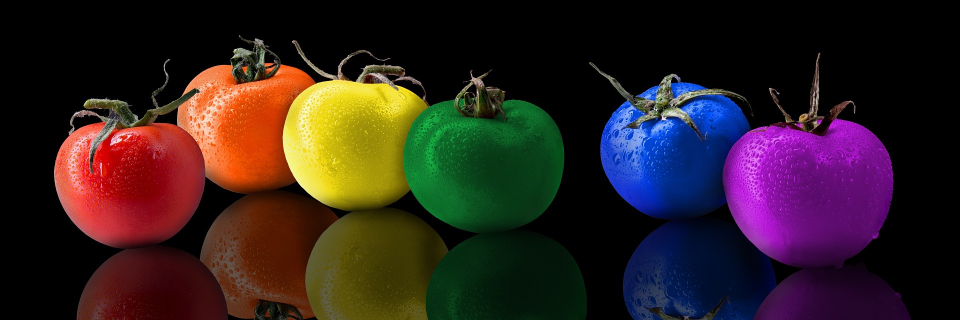
#> input picture images/fruit_1.jpg, 1920 x 640 px (shown at 1/2 size)
$ python array_merge_1.py
#> lines starting #> are read from the running program, lines starting #| are printed output that depends on the picture; after the words box and inside, x2 and y2 are one past the last pixel; in counts of white or black regions, pixels touching at a corner belong together
import cv2

src = cv2.imread("images/fruit_1.jpg", cv2.IMREAD_COLOR)
#> src is the input picture: shape (640, 1920, 3); mean B, G, R 31.7, 32.7, 48.2
print(src.shape)
#| (640, 1920, 3)

hsv = cv2.cvtColor(src, cv2.COLOR_BGR2HSV)
#> hsv: shape (640, 1920, 3); mean H, S, V 44.6, 125.1, 63.6
h, s, v = cv2.split(hsv)
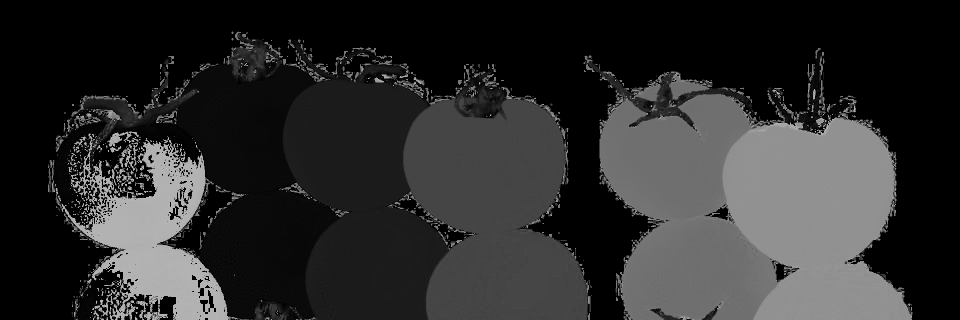
#> h: shape (640, 1920) (shown at 1/2 size); min 0, max 179, mean 44.6
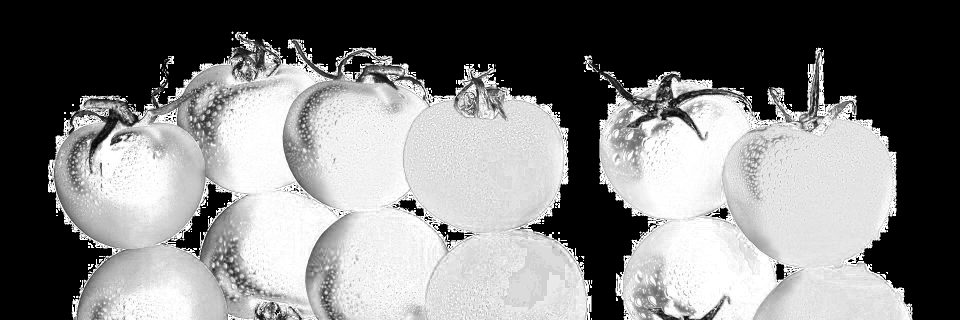
#> s: shape (640, 1920) (shown at 1/2 size); min 0, max 255, mean 125.1
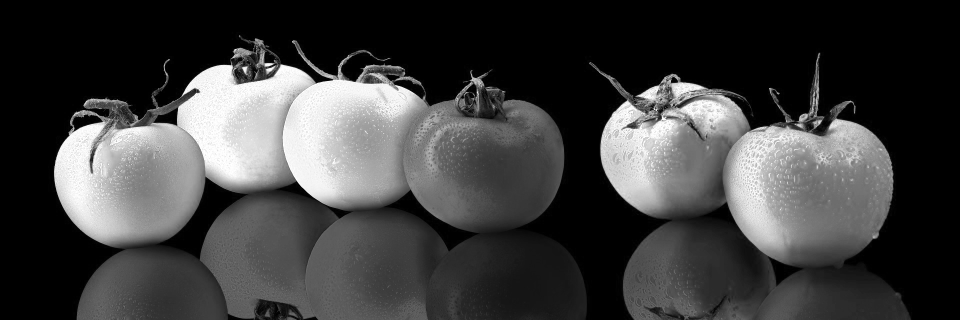
#> v: shape (640, 1920) (shown at 1/2 size); min 0, max 255, mean 63.6

lower_red = cv2.inRange(hsv, (0, 100, 100), (5, 255, 255))
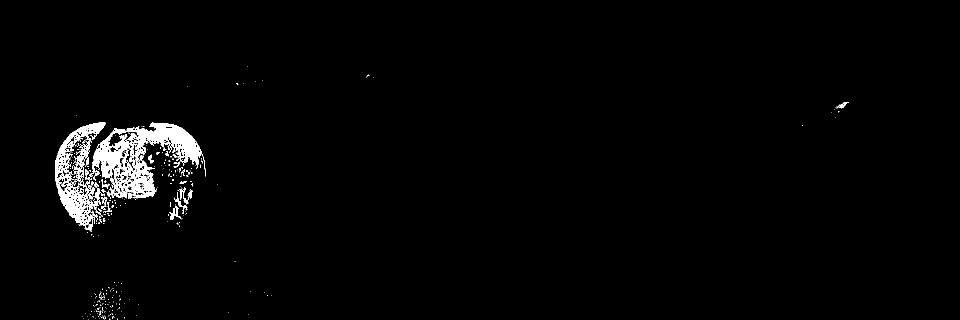
#> lower_red: shape (640, 1920) (shown at 1/2 size); 2% white; 350 white regions (319 under 20 px), largest, box (x1, y1, x2, y2) and area: (179, 245, 411, 398) 13748, (110, 244, 212, 464) 6915, (145, 277, 183, 371) 975
upper_red = cv2.inRange(hsv, (170, 100, 100), (180, 255, 255))
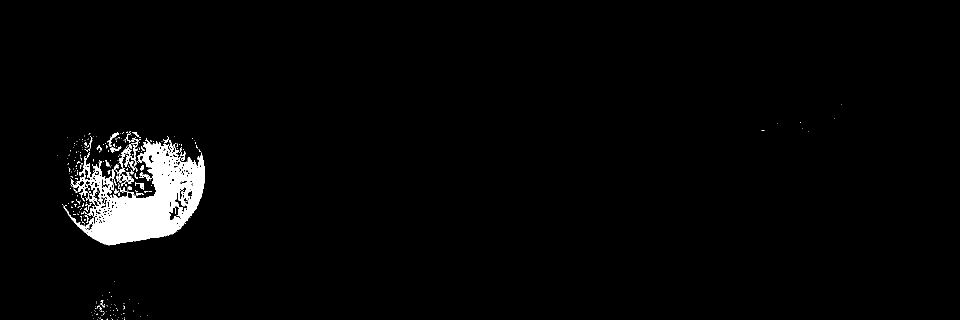
#> upper_red: shape (640, 1920) (shown at 1/2 size); 2.5% white; 293 white regions (256 under 20 px), largest, box (x1, y1, x2, y2) and area: (127, 274, 410, 491) 27074, (232, 315, 268, 368) 457, (243, 295, 271, 342) 375
added_red = cv2.addWeighted(lower_red, 1.0, upper_red, 1.0, 0.0)
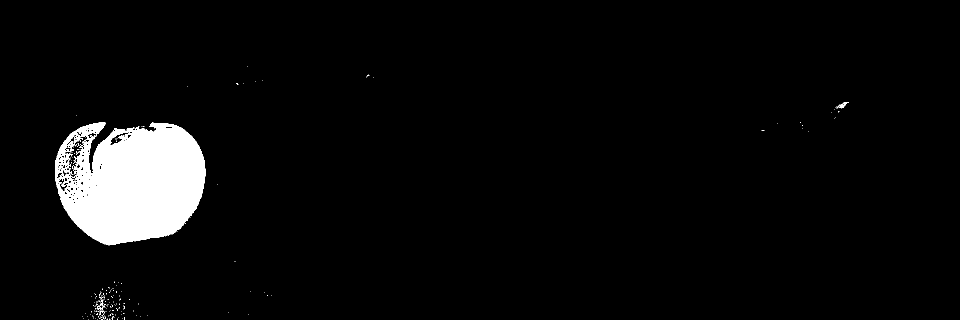
#> added_red: shape (640, 1920) (shown at 1/2 size); 4.5% white; 200 white regions (196 under 20 px), largest, box (x1, y1, x2, y2) and area: (110, 244, 411, 491) 54885, (1674, 204, 1698, 217) 97, (193, 599, 210, 626) 92, (198, 621, 205, 631) 25

red = cv2.bitwise_and(hsv, hsv, mask = added_red)
#> red: shape (640, 1920, 3); mean H, S, V 4.5, 9.4, 8
red = cv2.cvtColor(red, cv2.COLOR_HSV2BGR)

red = cv2.resize(red, dsize=(0, 0), fx=0.5, fy=0.5, interpolation=cv2.INTER_LINEAR)
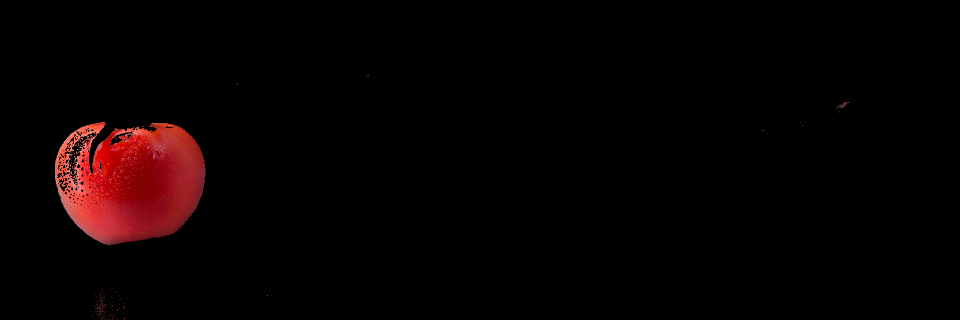
#> red: shape (320, 960, 3); mean B, G, R 1.8, 1.7, 8


cv2.imshow("red", red)
cv2.waitKey()
cv2.destroyAllWindows()

$ run again, with images/ian_n_hyun.jpg copied over images/fruit_1.jpg
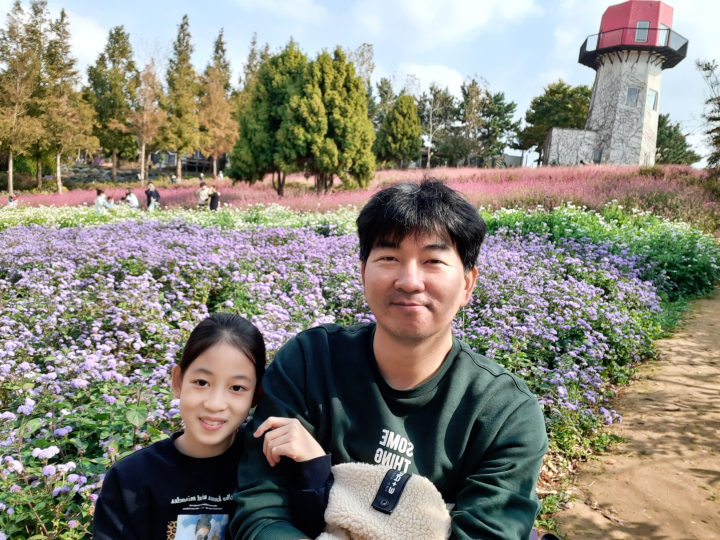
#> input picture images/ian_n_hyun.jpg, 1440 x 1080 px (shown at 1/2 size)
#> src is the input picture: shape (1080, 1440, 3); mean B, G, R 121.7, 134, 136.5
#| (1080, 1440, 3)
#> hsv: shape (1080, 1440, 3); mean H, S, V 66.2, 83.4, 148.7
#> `lower_red = cv2.inRange(hsv, (0, 100, 100), (5, 255, 255))`:
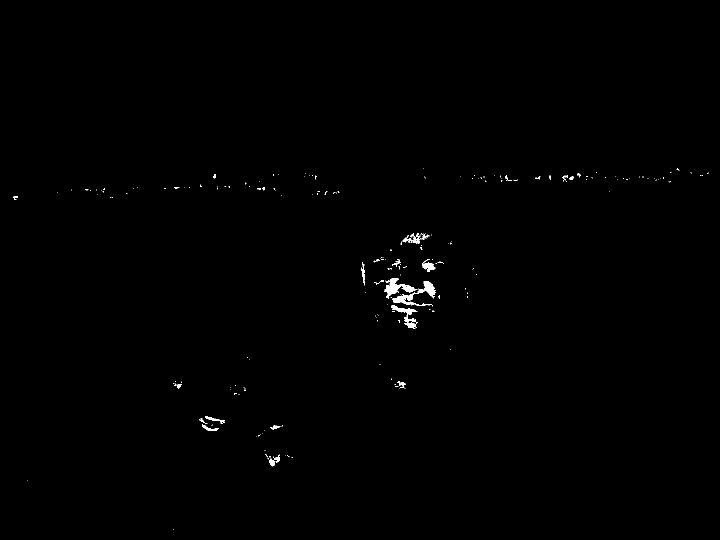
#> lower_red: shape (1080, 1440) (shown at 1/2 size); 0.36% white; 224 white regions (198 under 20 px), largest, box (x1, y1, x2, y2) and area: (785, 562, 872, 613) 1175, (769, 556, 834, 598) 913, (782, 610, 835, 658) 729
#> upper_red: shape (1080, 1440); 0.53% white; 68 white regions (59 under 20 px), largest, box (x1, y1, x2, y2) and area: (1199, 1, 1320, 97) 7694, (793, 611, 817, 619) 91, (1008, 359, 1025, 369) 70
#> added_red: shape (1080, 1440); 0.89% white; 250 white regions (221 under 20 px), largest, box (x1, y1, x2, y2) and area: (1199, 1, 1320, 97) 7694, (785, 562, 872, 613) 1229, (769, 556, 834, 598) 913
#> `red = cv2.resize(red, dsize=(0, 0), fx=0.5, fy=0.5, interpolation=cv2...`:
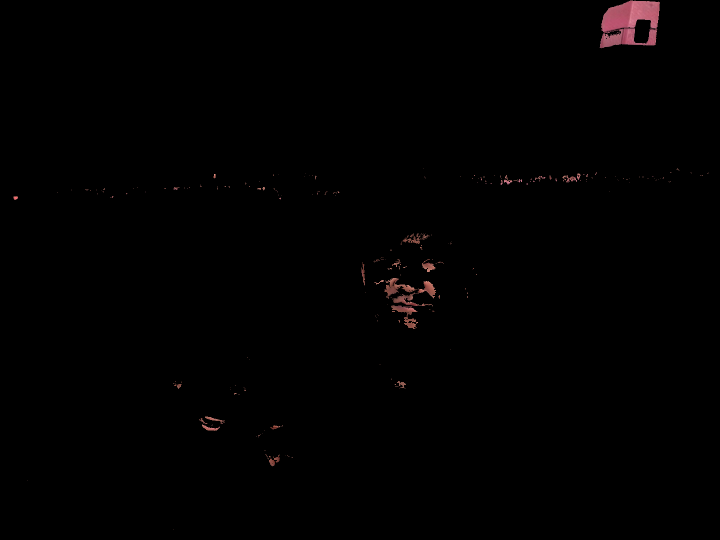
#> red: shape (540, 720, 3); mean B, G, R 0.9, 0.8, 1.5
